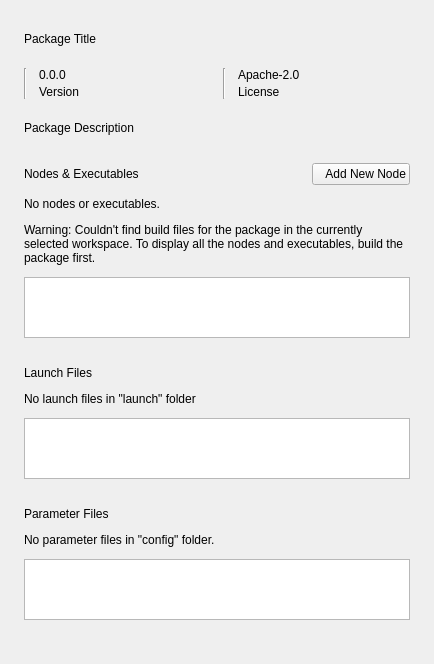
<?xml version="1.0" encoding="UTF-8"?>
<ui version="4.0">
 <class>PackageInfoForm</class>
 <widget class="QWidget" name="PackageInfoForm">
  <property name="geometry">
   <rect>
    <x>0</x>
    <y>0</y>
    <width>434</width>
    <height>664</height>
   </rect>
  </property>
  <property name="sizePolicy">
   <sizepolicy hsizetype="Expanding" vsizetype="Expanding">
    <horstretch>0</horstretch>
    <verstretch>0</verstretch>
   </sizepolicy>
  </property>
  <property name="minimumSize">
   <size>
    <width>0</width>
    <height>0</height>
   </size>
  </property>
  <property name="maximumSize">
   <size>
    <width>700</width>
    <height>16777215</height>
   </size>
  </property>
  <property name="windowTitle">
   <string>Form</string>
  </property>
  <layout class="QVBoxLayout" name="verticalLayout_2" stretch="0">
   <property name="spacing">
    <number>12</number>
   </property>
   <property name="leftMargin">
    <number>24</number>
   </property>
   <property name="topMargin">
    <number>32</number>
   </property>
   <property name="rightMargin">
    <number>24</number>
   </property>
   <property name="bottomMargin">
    <number>24</number>
   </property>
   <item>
    <layout class="QVBoxLayout" name="verticalLayout">
     <property name="topMargin">
      <number>0</number>
     </property>
     <property name="bottomMargin">
      <number>20</number>
     </property>
     <item>
      <widget class="QLabel" name="packageTitleLabel">
       <property name="sizePolicy">
        <sizepolicy hsizetype="Preferred" vsizetype="Preferred">
         <horstretch>0</horstretch>
         <verstretch>0</verstretch>
        </sizepolicy>
       </property>
       <property name="text">
        <string>Package Title</string>
       </property>
       <property name="wordWrap">
        <bool>false</bool>
       </property>
      </widget>
     </item>
     <item>
      <layout class="QHBoxLayout" name="horizontalLayout">
       <property name="leftMargin">
        <number>0</number>
       </property>
       <property name="topMargin">
        <number>10</number>
       </property>
       <property name="rightMargin">
        <number>0</number>
       </property>
       <property name="bottomMargin">
        <number>10</number>
       </property>
       <item>
        <layout class="QHBoxLayout" name="pkgTypeLogosLayout">
         <property name="spacing">
          <number>12</number>
         </property>
         <property name="topMargin">
          <number>0</number>
         </property>
         <property name="rightMargin">
          <number>0</number>
         </property>
         <property name="bottomMargin">
          <number>0</number>
         </property>
        </layout>
       </item>
       <item>
        <widget class="Line" name="line_5">
         <property name="maximumSize">
          <size>
           <width>16777215</width>
           <height>35</height>
          </size>
         </property>
         <property name="orientation">
          <enum>Qt::Vertical</enum>
         </property>
        </widget>
       </item>
       <item>
        <layout class="QVBoxLayout" name="verticalLayout_4">
         <property name="spacing">
          <number>3</number>
         </property>
         <property name="topMargin">
          <number>0</number>
         </property>
         <item>
          <widget class="QLabel" name="versionLabel">
           <property name="text">
            <string>0.0.0</string>
           </property>
          </widget>
         </item>
         <item>
          <widget class="QLabel" name="versionTitleLabel">
           <property name="text">
            <string>Version</string>
           </property>
          </widget>
         </item>
        </layout>
       </item>
       <item>
        <widget class="Line" name="line">
         <property name="maximumSize">
          <size>
           <width>16777215</width>
           <height>35</height>
          </size>
         </property>
         <property name="orientation">
          <enum>Qt::Vertical</enum>
         </property>
        </widget>
       </item>
       <item>
        <layout class="QVBoxLayout" name="verticalLayout_5">
         <property name="spacing">
          <number>3</number>
         </property>
         <property name="topMargin">
          <number>0</number>
         </property>
         <item>
          <widget class="QLabel" name="licenseLabel">
           <property name="text">
            <string>Apache-2.0</string>
           </property>
          </widget>
         </item>
         <item>
          <widget class="QLabel" name="licenseTitleLabel">
           <property name="text">
            <string>License</string>
           </property>
          </widget>
         </item>
        </layout>
       </item>
      </layout>
     </item>
     <item>
      <widget class="QLabel" name="packageDescLabel">
       <property name="sizePolicy">
        <sizepolicy hsizetype="Preferred" vsizetype="Preferred">
         <horstretch>0</horstretch>
         <verstretch>0</verstretch>
        </sizepolicy>
       </property>
       <property name="maximumSize">
        <size>
         <width>16777215</width>
         <height>16777215</height>
        </size>
       </property>
       <property name="text">
        <string>Package Description</string>
       </property>
       <property name="wordWrap">
        <bool>true</bool>
       </property>
      </widget>
     </item>
     <item>
      <spacer name="horizontalSpacer_3">
       <property name="orientation">
        <enum>Qt::Horizontal</enum>
       </property>
       <property name="sizeType">
        <enum>QSizePolicy::Fixed</enum>
       </property>
       <property name="sizeHint" stdset="0">
        <size>
         <width>40</width>
         <height>16</height>
        </size>
       </property>
      </spacer>
     </item>
     <item>
      <layout class="QHBoxLayout" name="nodeTitleLayout">
       <property name="bottomMargin">
        <number>0</number>
       </property>
       <item>
        <widget class="QLabel" name="NodesLabel">
         <property name="sizePolicy">
          <sizepolicy hsizetype="Preferred" vsizetype="Preferred">
           <horstretch>0</horstretch>
           <verstretch>0</verstretch>
          </sizepolicy>
         </property>
         <property name="text">
          <string>Nodes &amp; Executables</string>
         </property>
        </widget>
       </item>
       <item>
        <spacer name="horizontalSpacer_5">
         <property name="orientation">
          <enum>Qt::Horizontal</enum>
         </property>
         <property name="sizeHint" stdset="0">
          <size>
           <width>40</width>
           <height>20</height>
          </size>
         </property>
        </spacer>
       </item>
       <item>
        <widget class="QPushButton" name="addNodeButton">
         <property name="sizePolicy">
          <sizepolicy hsizetype="Preferred" vsizetype="Preferred">
           <horstretch>0</horstretch>
           <verstretch>0</verstretch>
          </sizepolicy>
         </property>
         <property name="minimumSize">
          <size>
           <width>0</width>
           <height>0</height>
          </size>
         </property>
         <property name="maximumSize">
          <size>
           <width>16777215</width>
           <height>16777215</height>
          </size>
         </property>
         <property name="text">
          <string>   Add New Node</string>
         </property>
        </widget>
       </item>
      </layout>
     </item>
     <item>
      <widget class="QLabel" name="noNodesLabel">
       <property name="sizePolicy">
        <sizepolicy hsizetype="Preferred" vsizetype="Preferred">
         <horstretch>0</horstretch>
         <verstretch>0</verstretch>
        </sizepolicy>
       </property>
       <property name="text">
        <string>No nodes or executables.</string>
       </property>
      </widget>
     </item>
     <item>
      <widget class="QLabel" name="notBuiltWarnLabel">
       <property name="sizePolicy">
        <sizepolicy hsizetype="Preferred" vsizetype="Preferred">
         <horstretch>0</horstretch>
         <verstretch>0</verstretch>
        </sizepolicy>
       </property>
       <property name="text">
        <string>Warning: Couldn't find build files for the package in the currently selected workspace. To display all the nodes and executables, build the package first.</string>
       </property>
       <property name="wordWrap">
        <bool>true</bool>
       </property>
      </widget>
     </item>
     <item>
      <widget class="QListWidget" name="NodesListWidget">
       <property name="sizePolicy">
        <sizepolicy hsizetype="Preferred" vsizetype="Preferred">
         <horstretch>0</horstretch>
         <verstretch>0</verstretch>
        </sizepolicy>
       </property>
      </widget>
     </item>
     <item>
      <spacer name="horizontalSpacer_2">
       <property name="orientation">
        <enum>Qt::Horizontal</enum>
       </property>
       <property name="sizeType">
        <enum>QSizePolicy::Fixed</enum>
       </property>
       <property name="sizeHint" stdset="0">
        <size>
         <width>40</width>
         <height>16</height>
        </size>
       </property>
      </spacer>
     </item>
     <item>
      <widget class="QLabel" name="launchLabel">
       <property name="sizePolicy">
        <sizepolicy hsizetype="Preferred" vsizetype="Preferred">
         <horstretch>0</horstretch>
         <verstretch>0</verstretch>
        </sizepolicy>
       </property>
       <property name="text">
        <string>Launch Files</string>
       </property>
      </widget>
     </item>
     <item>
      <widget class="QLabel" name="noLaunchFilesLabel">
       <property name="sizePolicy">
        <sizepolicy hsizetype="Preferred" vsizetype="Preferred">
         <horstretch>0</horstretch>
         <verstretch>0</verstretch>
        </sizepolicy>
       </property>
       <property name="text">
        <string>No launch files in &quot;launch&quot; folder</string>
       </property>
      </widget>
     </item>
     <item>
      <widget class="QListWidget" name="launchListWidget">
       <property name="sizePolicy">
        <sizepolicy hsizetype="Preferred" vsizetype="Preferred">
         <horstretch>0</horstretch>
         <verstretch>0</verstretch>
        </sizepolicy>
       </property>
      </widget>
     </item>
     <item>
      <spacer name="horizontalSpacer_4">
       <property name="orientation">
        <enum>Qt::Horizontal</enum>
       </property>
       <property name="sizeType">
        <enum>QSizePolicy::Fixed</enum>
       </property>
       <property name="sizeHint" stdset="0">
        <size>
         <width>40</width>
         <height>16</height>
        </size>
       </property>
      </spacer>
     </item>
     <item>
      <widget class="QLabel" name="paramsLabel">
       <property name="sizePolicy">
        <sizepolicy hsizetype="Preferred" vsizetype="Preferred">
         <horstretch>0</horstretch>
         <verstretch>0</verstretch>
        </sizepolicy>
       </property>
       <property name="text">
        <string>Parameter Files</string>
       </property>
      </widget>
     </item>
     <item>
      <widget class="QLabel" name="noParamFilesLabel">
       <property name="sizePolicy">
        <sizepolicy hsizetype="Preferred" vsizetype="Preferred">
         <horstretch>0</horstretch>
         <verstretch>0</verstretch>
        </sizepolicy>
       </property>
       <property name="text">
        <string>No parameter files in &quot;config&quot; folder.</string>
       </property>
      </widget>
     </item>
     <item>
      <widget class="QListWidget" name="paramsListWidget">
       <property name="sizePolicy">
        <sizepolicy hsizetype="Preferred" vsizetype="Preferred">
         <horstretch>0</horstretch>
         <verstretch>0</verstretch>
        </sizepolicy>
       </property>
      </widget>
     </item>
     <item>
      <spacer name="verticalSpacer">
       <property name="orientation">
        <enum>Qt::Vertical</enum>
       </property>
       <property name="sizeHint" stdset="0">
        <size>
         <width>20</width>
         <height>40</height>
        </size>
       </property>
      </spacer>
     </item>
    </layout>
   </item>
  </layout>
 </widget>
 <resources/>
 <connections/>
</ui>
